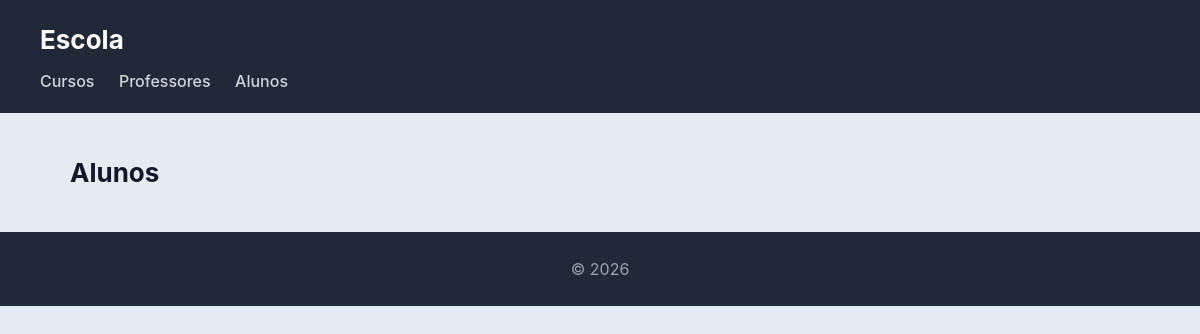
The app's page /escola/alunos/, older data.
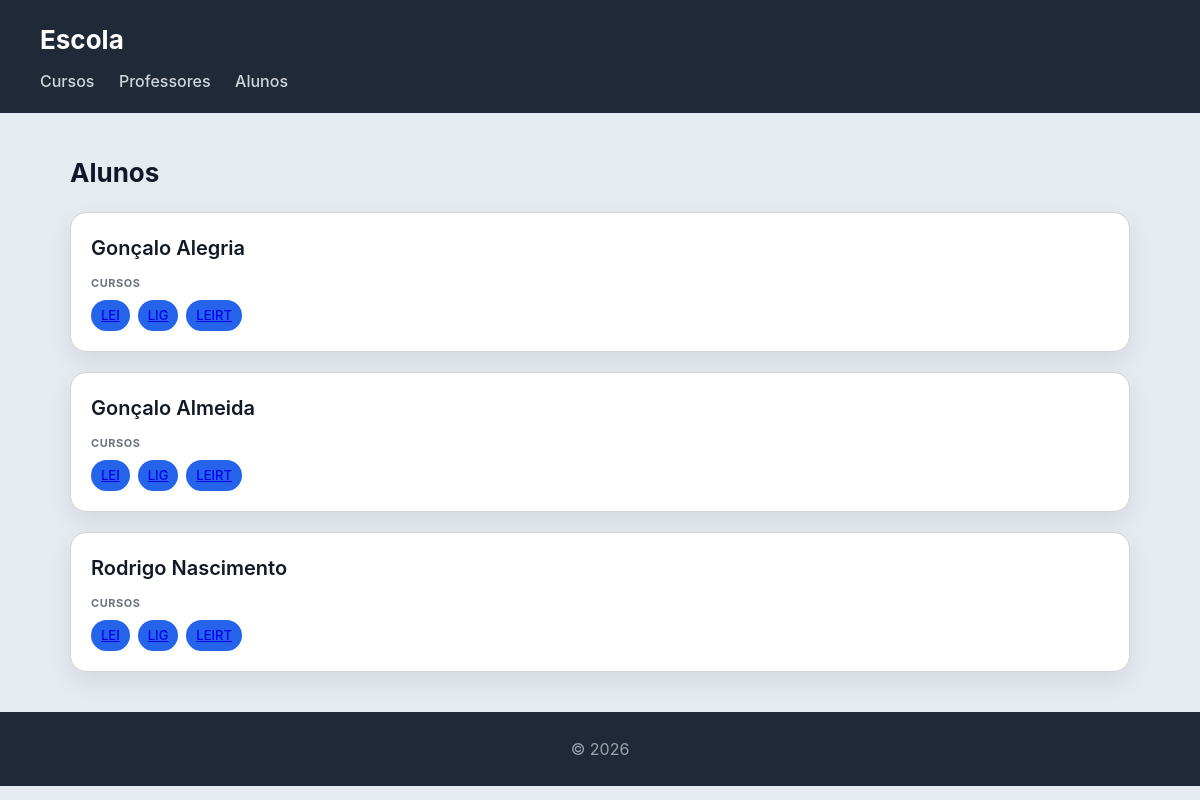
The same page, newer data.
### escola/models.py (models this page shows, shortened)
class Aluno(models.Model):
    nome = models.CharField(max_length=100)
    numero = models.CharField(max_length=20, unique=True)

class Curso(models.Model):
    nome = models.CharField(max_length=100)
    imagem = models.ImageField(upload_to='cursos/')
    professor = models.ForeignKey(Professor, on_delete=models.CASCADE, related_name='cursos')
    alunos = models.ManyToManyField(Aluno, related_name='cursos')

### escola/views.py (the view)
# urls.py: path('alunos/', views.alunos_view, name ="alunos"),
def alunos_view(request):
    alunos = Aluno.objects.prefetch_related('cursos').all()
    return render(request, 'escola/alunos.html', {'alunos': alunos})

### escola/templates/escola/alunos.html
{% extends "escola/base.html" %}
{% block content %}
<h2>Alunos</h2>
<section>
    {% for aluno in alunos %}
    <article>
        <header>
            <h3>{{ aluno.nome}}</h3>
        </header>
        <section>
            <h4>Cursos</h4>
                <ul>
                    {% for curso in aluno.cursos.all %}
                        <li>
                            <a href="{% url 'curso' curso.id %}">
                            {{ curso.nome }}
                            </a>
                        </li>
                    {% empty %}
                        <li>Não participa em nenhum curso</li>
                    {% endfor %}
                </ul>
        </section>
    </article>
    {% endfor %}
</section>
{% endblock %}

Row changes from the older to the newer data that the page shows:
added Aluno: nome "Gonçalo Alegria"
added Curso: nome "LEI"
added Curso: nome "LIG"
added Curso: nome "LEIRT"
added Aluno: nome "Gonçalo Almeida"
added Aluno: nome "Rodrigo Nascimento"
